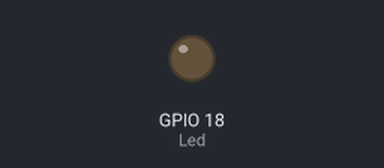
Bench run of a program on a simulated Raspberry Pi (BCM pin numbers). Parts: output pins drawn as LEDs (lit = HIGH). Pins used as bus, display or sensor lines are not drawn. At 16.0 s the program stops and its outputs stay as they are.

Above: at 0.1 s.
At 8.9 s:
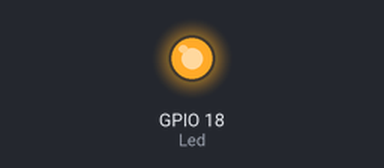
Timing chart, 0 to 14.7 s (numbered marks = the images above):
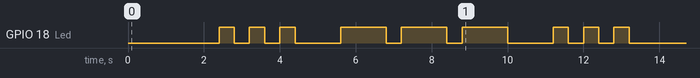

Measured:
- by itself, GPIO 18 (Led): LOW → HIGH at 2.4 s, → LOW 0.40 s later, → HIGH 0.40 s later, → LOW 0.40 s later, … (18 changes in this stretch)

The program:

p049_MorseSos4.py
```python
import RPi.GPIO as IoPort
import time

def Sig_a(Port1, Port2, Delay) :
    IoPort.output(Port1, False)
    IoPort.output(Port2, True)
    time.sleep(Delay)
    IoPort.output(Port2, False)
    time.sleep(Delay)

def Sig_b(Port1, Port2, Delay) :
    IoPort.output(Port1, True)
    IoPort.output(Port2, True)
    time.sleep(Delay)
    IoPort.output(Port2, False)
    time.sleep(Delay)

def Sig_c(Port1, Port2, Delay) :
    IoPort.output(Port1, True)
    IoPort.output(Port2, True)
    time.sleep(Delay)
    IoPort.output(Port1, False)
    IoPort.output(Port2, False)
    time.sleep(Delay)

def Send_S(Port1, Port2) :
    Sig_c(Port1, Port2, 0.4)
    Sig_c(Port1, Port2, 0.4)
    Sig_c(Port1, Port2, 0.4)
    Sig_a(Port1, Port2, 0.4)

def Send_O(Port1, Port2) :
    Sig_b(Port1, Port2, 0.4)
    Sig_c(Port1, Port2, 0.4)
    Sig_b(Port1, Port2, 0.4)
    Sig_c(Port1, Port2, 0.4)
    Sig_b(Port1, Port2, 0.4)
    Sig_c(Port1, Port2, 0.4)
    Sig_a(Port1, Port2, 0.4)

Led = 18
Clk = 23
IoPort.setmode(IoPort.BCM)
IoPort.setup(Led, IoPort.OUT)
IoPort.setup(Clk, IoPort.OUT)

Sig_a(Led, Clk, 0.4)
Sig_a(Led, Clk, 0.4)
Sig_a(Led, Clk, 0.4)

Send_S(Led, Clk)
Send_O(Led, Clk)
Send_S(Led, Clk)

Sig_a(Led, Clk, 0.4)
Sig_a(Led, Clk, 0.4)
```
